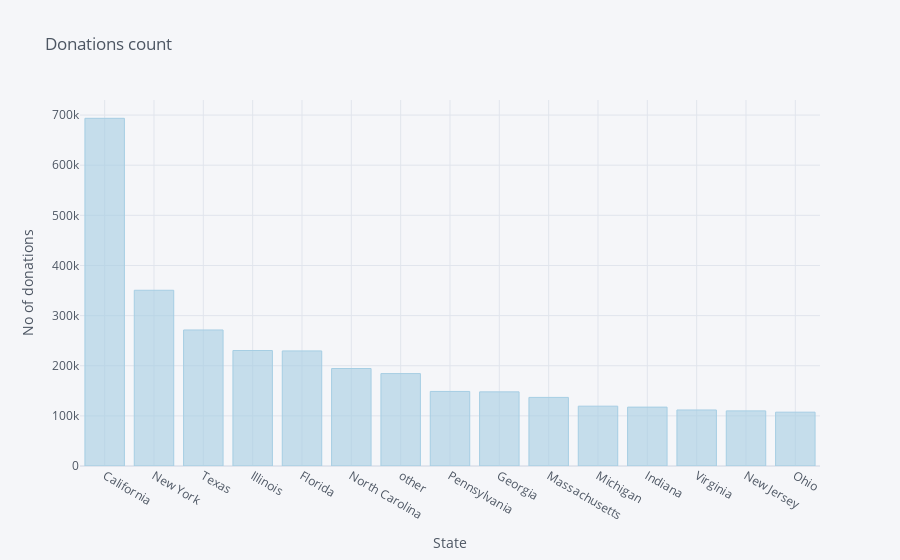

Notebook code for this chart:
### Code cell
s3.iplot(kind = 'bar', xTitle = 'State', yTitle = 'No of donations', title ='Donations count', colorscale = 'paired')

### Figure 1 — Plotly figure (JSON) as saved in the notebook; plotly's stock layout.template omitted (floating-point values rounded to 4 significant figures)
{"data": [{"marker": {"color": "rgba(166, 206, 227, 0.6)", "line": {"color": "rgba(166, 206, 227, 1.0)", "width": 1}}, "name": "Donation ID", "orientation": "v", "text": "", "type": "bar", "x": ["California", "New York", "Texas", "Illinois", "Florida", "North Carolina", "other", "Pennsylvania", "Georgia", "Massachusetts", "Michigan", "Indiana", "Virginia", "New Jersey", "Ohio"], "y": [693577, 350554, 271348, 230350, 229542, 194465, 184324, 148752, 147897, 136846, 119337, 117470, 111740, 109926, 107401]}], "layout": {"legend": {"bgcolor": "#F5F6F9", "font": {"color": "#4D5663"}}, "paper_bgcolor": "#F5F6F9", "plot_bgcolor": "#F5F6F9", "title": {"font": {"color": "#4D5663"}, "text": "Donations count"}, "xaxis": {"gridcolor": "#E1E5ED", "showgrid": true, "tickfont": {"color": "#4D5663"}, "title": {"font": {"color": "#4D5663"}, "text": "State"}, "zerolinecolor": "#E1E5ED"}, "yaxis": {"gridcolor": "#E1E5ED", "showgrid": true, "tickfont": {"color": "#4D5663"}, "title": {"font": {"color": "#4D5663"}, "text": "No of donations"}, "zerolinecolor": "#E1E5ED"}}}
